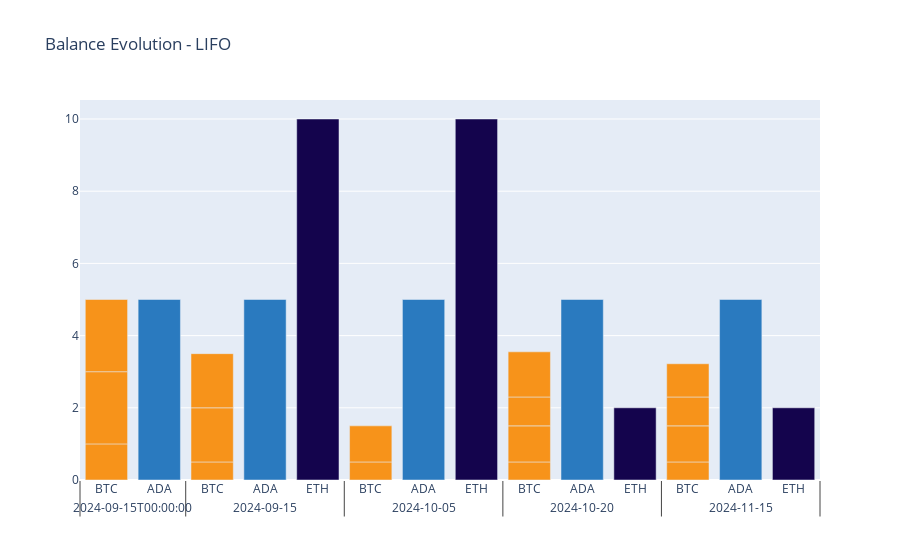

Notebook code for this chart:
### Code cell
df_balance_evolution['Colors'] = df_balance_evolution['Asset'].map({"BTC":'#f7931a','ETH':'#14044d','ADA':'#2A7ABF'})

# subplot setup
fig = make_subplots(rows=1, cols=1)

fig.add_trace(go.Bar(x=[df_balance_evolution['Date'], df_balance_evolution['Asset']],
                         y = df_balance_evolution['Units'],
                         marker_color = df_balance_evolution['Colors'],
                         showlegend = False 
                        ), row = 1, col = 1)

fig.update_layout(barmode='stack', title=f"Balance Evolution - {METHOD}")
fig.show()

### Figure 1 — Plotly figure (JSON) as saved in the notebook; plotly's stock layout.template omitted (floating-point values rounded to 4 significant figures)
{"data": [{"marker": {"color": ["#f7931a", "#f7931a", "#f7931a", "#2A7ABF", "#f7931a", "#f7931a", "#f7931a", "#2A7ABF", "#14044d", "#f7931a", "#f7931a", "#2A7ABF", "#14044d", "#f7931a", "#f7931a", "#2A7ABF", "#14044d", "#f7931a", "#f7931a", "#f7931a", "#f7931a", "#2A7ABF", "#14044d", "#f7931a", "#f7931a"]}, "showlegend": false, "type": "bar", "x": [["2024-09-15T00:00:00", "2024-09-15T00:00:00", "2024-09-15T00:00:00", "2024-09-15T00:00:00", "2024-09-15", "2024-09-15", "2024-09-15", "2024-09-15", "2024-09-15", "2024-10-05", "2024-10-05", "2024-10-05", "2024-10-05", "2024-10-20", "2024-10-20", "2024-10-20", "2024-10-20", "2024-10-20", "2024-10-20", "2024-11-15", "2024-11-15", "2024-11-15", "2024-11-15", "2024-11-15", "2024-11-15"], ["BTC", "BTC", "BTC", "ADA", "BTC", "BTC", "BTC", "ADA", "ETH", "BTC", "BTC", "ADA", "ETH", "BTC", "BTC", "ADA", "ETH", "BTC", "BTC", "BTC", "BTC", "ADA", "ETH", "BTC", "BTC"]], "xaxis": "x", "y": [1, 2, 2, 5, 0.5, 1.5, 1.5, 5, 10, 0.5, 1, 5, 10, 0.5, 1, 5, 2, 0.8, 1.25, 0.5, 1, 5, 2, 0.8, 0.92], "yaxis": "y"}], "layout": {"autosize": true, "barmode": "stack", "title": {"text": "Balance Evolution - LIFO"}, "xaxis": {"anchor": "y", "autorange": true, "domain": [0, 1], "range": [-0.5, 13.5], "type": "multicategory"}, "yaxis": {"anchor": "x", "autorange": true, "domain": [0, 1], "range": [0, 10.53], "type": "linear"}}}
